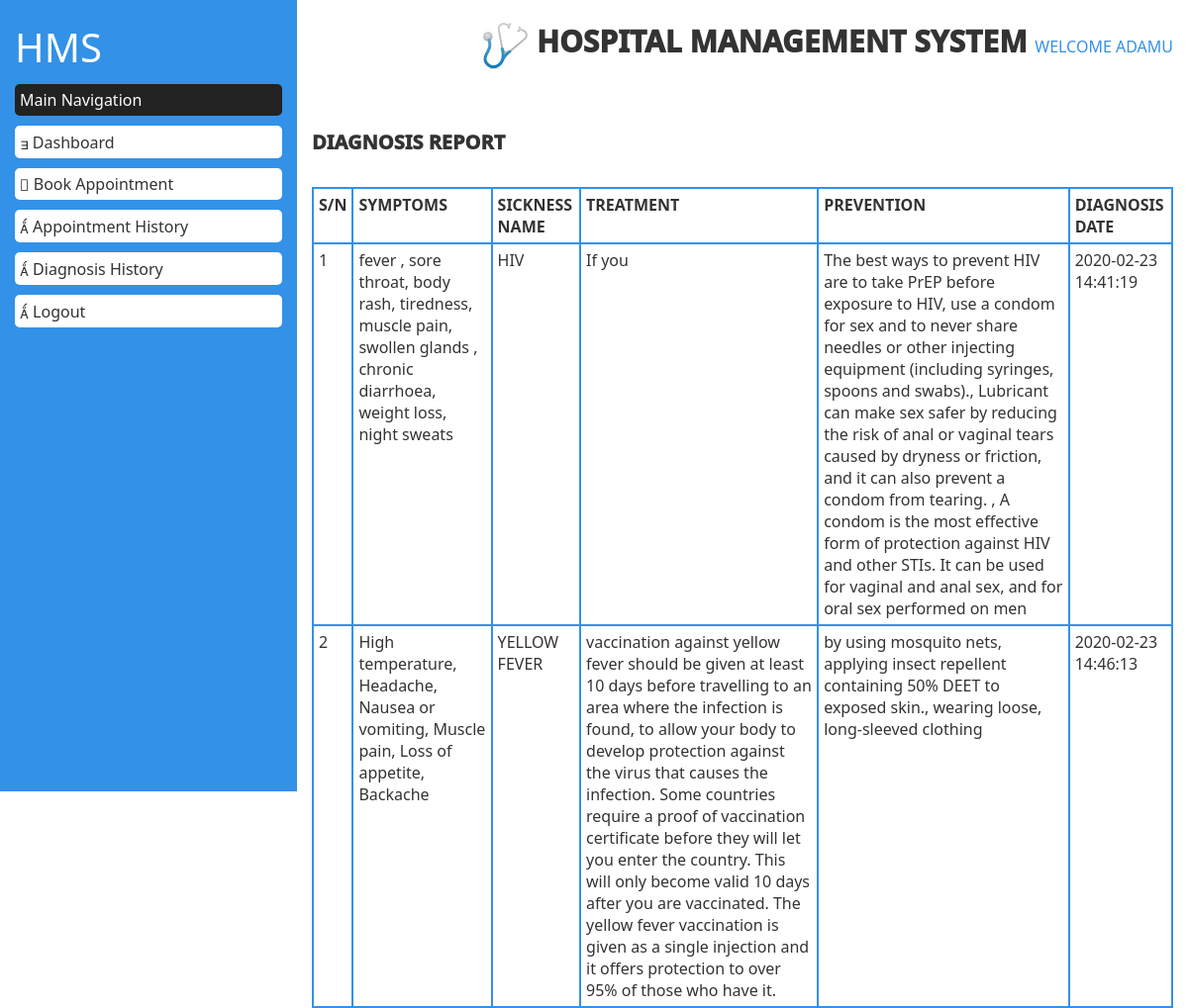
Screenshot of /patient/view_diagnosis.php (signed in) with the database file from the repository.
### tables this page shows
CREATE TABLE `users` (
  `id` int(11) NOT NULL auto_increment,
  `fullName` varchar(255) NOT NULL,
  `address` longtext NOT NULL,
  `state` varchar(255) NOT NULL,
  `gender` varchar(255) NOT NULL,
  `email` varchar(255) NOT NULL,
  `password` varchar(255) NOT NULL,
  `regDate` timestamp NOT NULL default CURRENT_TIMESTAMP,
  PRIMARY KEY  (`id`)
);

CREATE TABLE `diagnosed_list` (
  `id` int(200) NOT NULL auto_increment,
  `pat_email` longtext NOT NULL,
  `symp` longtext NOT NULL,
  `sick_name` longtext NOT NULL,
  `treatment` longtext NOT NULL,
  `prev` longtext NOT NULL,
  `doc_email` varchar(100) NOT NULL,
  `diag_date` timestamp NOT NULL default CURRENT_TIMESTAMP on update CURRENT_TIMESTAMP,
  PRIMARY KEY  (`id`)
);

### patient/view_diagnosis.php (the view, shortened to what this page needs)
<?php
$email = $_SESSION['email'];
include("../server.php");
include("../db_connection.php");
$sql = "SELECT * FROM users WHERE email = '$email'";
$run = mysqli_query($dbcon,$sql);
$row = mysqli_fetch_assoc($run);
 ?>
<!DOCTYPE html>
<html>
<head>
	<link rel="stylesheet" type="text/css" href="../bootstrap-3.3.7-dist/css/bootstrap.min.css">
	<link rel="stylesheet" type="text/css" href="../css/style.css">
</head>
<body>
	<section id="pdash">
		<div class="container-fluid">
			<div class="row">
				<div class="col-md-3">
					<h3>HMS</h3>
					<h4>Main Navigation</h4>
					<a href="dashboard.php" style="color: #333;text-decoration: none;"><p><span class="glyphicon glyphicon-home"></span> Dashboard</p></a>
					<a href="book_appoint.php" style="color: #333;text-decoration: none;"><p><span class="glyphicon glyphicon-edit"></span> Book Appointment</p></a>
					<a href="view_appoint.php" style="color: #333;text-decoration: none;"><p><span class="glyphicon glyphicon-th-large"></span> Appointment History</p></a>
						<a href="view_diagnosis.php" style="color: #333;text-decoration: none;"><p><span class="glyphicon glyphicon-th-large"></span> Diagnosis History</p></a>
						<a href="../index.php" style="color: #333;text-decoration: none;"><p><span class="glyphicon glyphicon-th-large"></span> Logout</p></a>
				</div>
				<div class="col-md-9">
					<h3 style="float: right;font-size: 30px !important;font-weight: 1000 !important"><img src="../images/8.png" style="width: 50px;height: 50px"> HOSPITAL MANAGEMENT SYSTEM <span style="color: #3391E7">WELCOME    <?php echo $row['fullName']; $ppname =  $row['fullName']; ?></span></h3>
					<br><br><br><br><br>
					<h1 style="font-size: 20px !important;font-weight: 1000 !important">DIAGNOSIS REPORT</h1>
				<br>
					<table width="100%" border="1">
						<tr>
							<td style="font-weight: 600 !important" valign="top">S/N</td>
							<td style="font-weight: 600 !important" valign="top">SYMPTOMS</td>
							<td style="font-weight: 600 !important" valign="top">SICKNESS NAME</td>
							<td style="font-weight: 600 !important" valign="top">TREATMENT</td>
							<td style="font-weight: 600 !important" valign="top">PREVENTION</td>
							<td style="font-weight: 600 !important" valign="top">DIAGNOSIS DATE</td>
						</tr>
						<?php
						$sql = "SELECT * FROM  diagnosed_list WHERE pat_email = '$email'";
						$run = mysqli_query($dbcon,$sql);
						while ($row=mysqli_fetch_assoc($run)) {
						 ?>
						 	<tr>
						 		<td valign="top"><?php echo $row['id']; ?></td>
						 		<td valign="top"><?php echo $row['symp']; ?></td>
						 		<td valign="top"><?php echo $row['sick_name']; ?></td>
						 		<td valign="top"><?php echo $row['treatment']; ?></td>
						 		<td valign="top"><?php echo $row['prev']; ?></td>
						 		<td valign="top"><?php echo $row['diag_date']; ?></td>
						 	</tr>
						<?php } ?>
					</table>
				</div>
			</div>
		</div>
	</section>
</body>
</html>

### css/style.css (style rules this page uses)
* { margin: 0; padding: 0; font: 16px "Segoe UI" , Tahoma, Verdana, Tahoma, Arial, "Helvetica Neue" , Helvetica, Sans-Serif !important; }
#pdash .col-md-3 { background-color: #3391E7; height: 100vh; }
#pdash .col-md-3 h3 { font-size: 40px !important; color: #fff; font-weight: 1000; }
#pdash .col-md-3 h4 { color: #fff; background-color: #222; padding: 5px; border-radius: 5px; }
#pdash .col-md-3 p { color: #333; background-color: #fff; padding: 5px; border-radius: 5px; }

### patient/view_diagnosis.php (style rules this page uses)
td { padding: 5px; border: 2px solid #3391E7; }

### rows the page displays
users: fullName "ADAMU"
diagnosed_list: id "1", symp "fever , sore throat, body rash, tiredness, muscle pain, swollen glands , chronic diarrhoea, weight loss, night sweats", sick_name "HIV", treatment "If you", prev "The best ways to prevent HIV are to take PrEP before exposure to HIV, use a condom for sex and to never share needles or other injecting equipment (including syringes, spoons and swabs)., Lubricant can make sex safer by reducing the risk of anal or vaginal tears caused by dryness or friction, and it can also prevent a condom from tearing. , A condom is the most effective form of protection against HIV and other STIs. It can be used for vaginal and anal sex, and for oral sex performed on men", diag_date "2020-02-23 14:41:19"
diagnosed_list: id "2", symp "High temperature, Headache, Nausea or vomiting, Muscle pain, Loss of appetite, Backache", sick_name "YELLOW FEVER", treatment "vaccination against yellow fever should be given at least 10 days before travelling to an area where the infection is found, to allow your body to develop protection against the virus that causes the infection. Some countries require a proof of vaccination certificate before they will let you enter the country. This will only become valid 10 days after you are vaccinated. The yellow fever vaccination is given as a single injection and it offers protection to over 95% of those who have it.", prev "by using mosquito nets, applying insect repellent containing 50% DEET to exposed skin., wearing loose, long-sleeved clothing", diag_date "2020-02-23 14:46:13"
